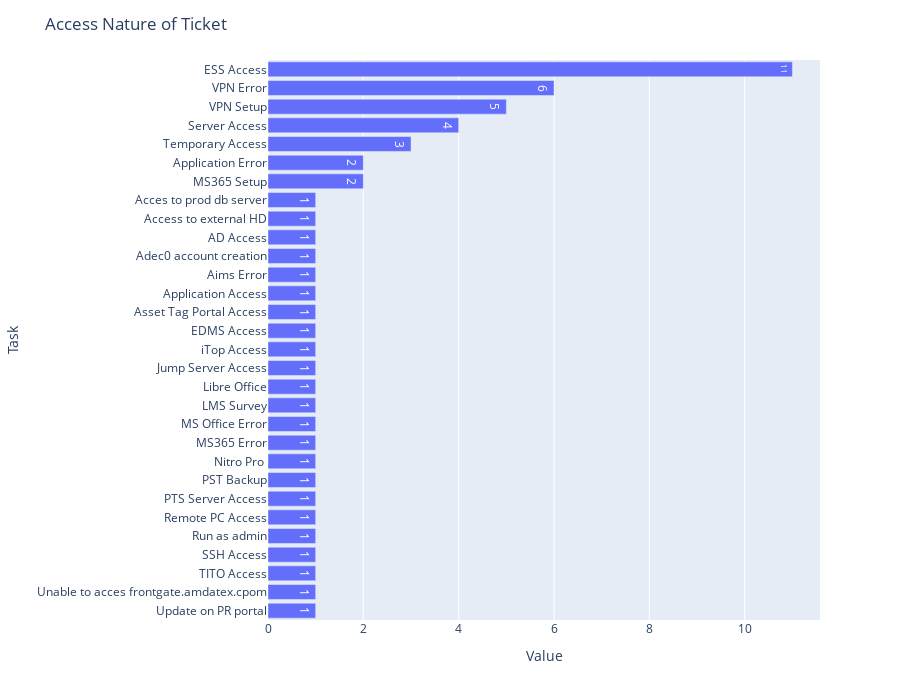

Notebook code for this chart:
### Code cell
fig4 = px.bar(accessdf, x = 'Value', y = 'Task' , text='Value', orientation='h')
fig4.update_layout(autosize=False, width=900, height=700, title="Access Nature of Ticket ", xaxis={'categoryorder':'total ascending'})
fig4.show()

### Figure 1 — Plotly figure (JSON) as saved in the notebook; plotly's stock layout.template omitted (floating-point values rounded to 4 significant figures)
{"data": [{"alignmentgroup": "True", "hovertemplate": "Value=%{text}<br>Task=%{y}<extra></extra>", "legendgroup": "", "marker": {"color": "#636efa", "pattern": {"shape": ""}}, "name": "", "offsetgroup": "", "orientation": "h", "showlegend": false, "text": [1, 1, 1, 1, 1, 1, 1, 1, 1, 1, 1, 1, 1, 1, 1, 1, 1, 1, 1, 1, 1, 1, 1, 2, 2, 3, 4, 5, 6, 11], "textposition": "auto", "type": "bar", "x": [1, 1, 1, 1, 1, 1, 1, 1, 1, 1, 1, 1, 1, 1, 1, 1, 1, 1, 1, 1, 1, 1, 1, 2, 2, 3, 4, 5, 6, 11], "xaxis": "x", "y": ["Update on PR portal", "Unable to acces frontgate.amdatex.cpom", "TITO Access", "SSH Access", "Run as admin", "Remote PC Access", "PTS Server Access", "PST Backup", "Nitro Pro ", "MS365 Error", "MS Office Error", "LMS Survey", "Libre Office", "Jump Server Access", "iTop Access", "EDMS Access", "Asset Tag Portal Access", "Application Access", "Aims Error", "Adec0 account creation", "AD Access", "Access to external HD", "Acces to prod db server", "MS365 Setup", "Application Error", "Temporary Access", "Server Access", "VPN Setup", "VPN Error", "ESS Access"], "yaxis": "y"}], "layout": {"autosize": false, "barmode": "relative", "height": 700, "legend": {"tracegroupgap": 0}, "margin": {"t": 60}, "title": {"text": "Access Nature of Ticket "}, "width": 900, "xaxis": {"anchor": "y", "categoryorder": "total ascending", "domain": [0, 1], "title": {"text": "Value"}}, "yaxis": {"anchor": "x", "domain": [0, 1], "title": {"text": "Task"}}}}
